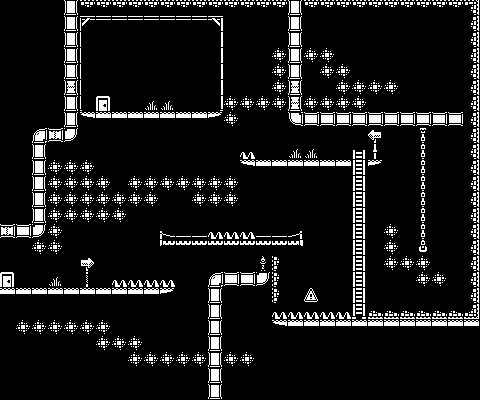

The image is a tile-based game level rendered from a .tmx file. Its description and source (layers, tilesets, objects; grid data summarised) follow:
An orthogonal 30x25 tile map with 16x16 px tiles, 7 tile layers (background, grass, ground, ladder, ...), 4 hidden layers not drawn.

<map version="1.10" tiledversion="1.11.2" orientation="orthogonal" renderorder="right-down" width="30" height="25" tilewidth="16" tileheight="16" infinite="0" nextlayerid="12" nextobjectid="1">
 <tileset firstgid="1" source="../assets/tilesets/set.tsx" />
 <layer id="8" name="background" width="30" height="25">
  <data>[750 cells, 678 non-empty, 35 distinct tile ids]</data>
 </layer>
 <layer id="9" name="grass" width="30" height="25">
  <data>[750 cells, 5 non-empty, 1 distinct tile ids]</data>
 </layer>
 <layer id="10" name="grass_growing" width="30" height="25" visible="0">
  <data>[750 cells, 5 non-empty, 1 distinct tile ids]</data>
 </layer>
 <layer id="1" name="ground" width="30" height="25">
  <data>[750 cells, 50 non-empty, 6 distinct tile ids]</data>
 </layer>
 <layer id="7" name="ladder" width="30" height="25">
  <data>[750 cells, 11 non-empty, 3 distinct tile ids]</data>
 </layer>
 <layer id="2" name="spikes" width="30" height="25">
  <data>[750 cells, 13 non-empty, 1 distinct tile ids]</data>
 </layer>
 <layer id="3" name="exit" width="30" height="25">
  <data>[750 cells, 1 non-empty, 1 distinct tile ids]</data>
 </layer>
 <layer id="4" name="open_exit" width="30" height="25" visible="0">
  <data>[750 cells, 1 non-empty, 1 distinct tile ids]</data>
 </layer>
 <layer id="5" name="entry" width="30" height="25">
  <data>[750 cells, 1 non-empty, 1 distinct tile ids]</data>
 </layer>
 <layer id="6" name="open_entry" width="30" height="25" visible="0">
  <data>[750 cells, 1 non-empty, 1 distinct tile ids]</data>
 </layer>
 <layer id="11" name="collision" width="30" height="25" visible="0">
  <data>[750 cells, 51 non-empty, 1 distinct tile ids]</data>
 </layer>
</map>
